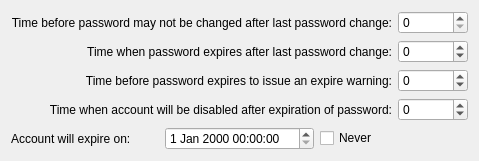
<ui version="4.0" >
 <class>KU_PasswordPolicy</class>
 <widget class="QWidget" name="KU_PasswordPolicy" >
  <property name="geometry" >
   <rect>
    <x>0</x>
    <y>0</y>
    <width>479</width>
    <height>157</height>
   </rect>
  </property>
  <property name="sizePolicy" >
   <sizepolicy>
    <hsizetype>5</hsizetype>
    <vsizetype>5</vsizetype>
    <horstretch>0</horstretch>
    <verstretch>0</verstretch>
   </sizepolicy>
  </property>
  <layout class="QVBoxLayout" >
   <property name="margin" >
    <number>11</number>
   </property>
   <property name="spacing" >
    <number>6</number>
   </property>
   <item>
    <layout class="QGridLayout" >
     <property name="margin" >
      <number>0</number>
     </property>
     <property name="spacing" >
      <number>6</number>
     </property>
     <item row="2" column="0" >
      <widget class="QLabel" name="textLabel1_3" >
       <property name="text" >
        <string>Time before password expires to issue an expire warning:</string>
       </property>
       <property name="alignment" >
        <set>Qt::AlignRight|Qt::AlignTrailing|Qt::AlignVCenter</set>
       </property>
       <property name="buddy" >
        <cstring>kcfg_swarn</cstring>
       </property>
      </widget>
     </item>
     <item row="1" column="0" >
      <widget class="QLabel" name="textLabel1_2" >
       <property name="text" >
        <string>Time when password expires after last password change:</string>
       </property>
       <property name="alignment" >
        <set>Qt::AlignRight|Qt::AlignTrailing|Qt::AlignVCenter</set>
       </property>
       <property name="buddy" >
        <cstring>kcfg_smax</cstring>
       </property>
      </widget>
     </item>
     <item row="3" column="0" >
      <widget class="QLabel" name="textLabel1_4" >
       <property name="text" >
        <string>Time when account will be disabled after expiration of password:</string>
       </property>
       <property name="alignment" >
        <set>Qt::AlignRight|Qt::AlignTrailing|Qt::AlignVCenter</set>
       </property>
       <property name="buddy" >
        <cstring>kcfg_sinact</cstring>
       </property>
      </widget>
     </item>
     <item row="1" column="1" >
      <widget class="QSpinBox" name="kcfg_smax" >
       <property name="specialValueText" >
        <string>Never</string>
       </property>
       <property name="maximum" >
        <number>99999</number>
       </property>
       <property name="minimum" >
        <number>-1</number>
       </property>
      </widget>
     </item>
     <item row="3" column="1" >
      <widget class="QSpinBox" name="kcfg_sinact" >
       <property name="specialValueText" >
        <string>Never</string>
       </property>
       <property name="maximum" >
        <number>99999</number>
       </property>
       <property name="minimum" >
        <number>-1</number>
       </property>
      </widget>
     </item>
     <item row="0" column="0" >
      <widget class="QLabel" name="textLabel1" >
       <property name="text" >
        <string>Time before password may not be changed after last password change:</string>
       </property>
       <property name="alignment" >
        <set>Qt::AlignRight|Qt::AlignTrailing|Qt::AlignVCenter</set>
       </property>
       <property name="buddy" >
        <cstring>kcfg_smin</cstring>
       </property>
      </widget>
     </item>
     <item row="2" column="1" >
      <widget class="QSpinBox" name="kcfg_swarn" >
       <property name="specialValueText" >
        <string>Never</string>
       </property>
       <property name="maximum" >
        <number>99999</number>
       </property>
       <property name="minimum" >
        <number>-1</number>
       </property>
      </widget>
     </item>
     <item row="0" column="1" >
      <widget class="QSpinBox" name="kcfg_smin" >
       <property name="specialValueText" >
        <string/>
       </property>
       <property name="maximum" >
        <number>99999</number>
       </property>
      </widget>
     </item>
    </layout>
   </item>
   <item>
    <layout class="QHBoxLayout" >
     <property name="margin" >
      <number>0</number>
     </property>
     <property name="spacing" >
      <number>6</number>
     </property>
     <item>
      <widget class="QLabel" name="textLabel3" >
       <property name="text" >
        <string>Account will expire on:</string>
       </property>
      </widget>
     </item>
     <item>
      <widget class="QDateTimeEdit" name="kcfg_sexpire" />
     </item>
     <item>
      <widget class="QCheckBox" name="kcfg_sneverexpire" >
       <property name="text" >
        <string>Never</string>
       </property>
      </widget>
     </item>
    </layout>
   </item>
   <item>
    <spacer>
     <property name="orientation" >
      <enum>Qt::Vertical</enum>
     </property>
     <property name="sizeType" >
      <enum>QSizePolicy::Expanding</enum>
     </property>
     <property name="sizeHint" >
      <size>
       <width>20</width>
       <height>40</height>
      </size>
     </property>
    </spacer>
   </item>
  </layout>
 </widget>
 <customwidgets>
 </customwidgets>
 <tabstops>
  <tabstop>kcfg_smin</tabstop>
  <tabstop>kcfg_smax</tabstop>
  <tabstop>kcfg_swarn</tabstop>
  <tabstop>kcfg_sinact</tabstop>
  <tabstop>kcfg_sneverexpire</tabstop>
 </tabstops>
 <resources/>
 <connections>
  <connection>
   <sender>kcfg_sneverexpire</sender>
   <signal>toggled(bool)</signal>
   <receiver>kcfg_sexpire</receiver>
   <slot>setDisabled(bool)</slot>
   <hints>
    <hint type="sourcelabel" >
     <x>427</x>
     <y>127</y>
    </hint>
    <hint type="destinationlabel" >
     <x>251</x>
     <y>128</y>
    </hint>
   </hints>
  </connection>
 </connections>
</ui>
